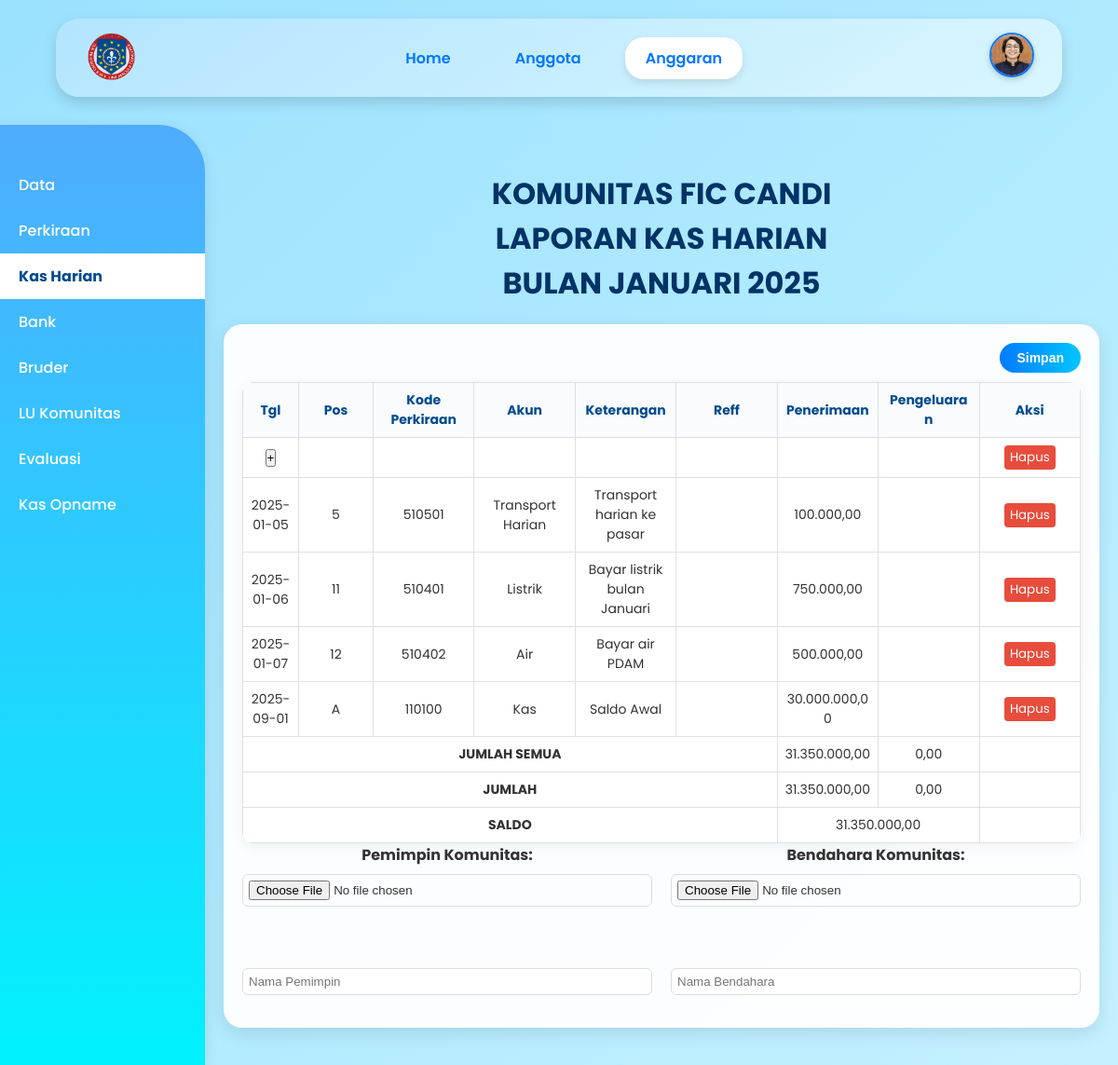
Page /anggaran_eco_kas.php (signed in) on the earlier database version.
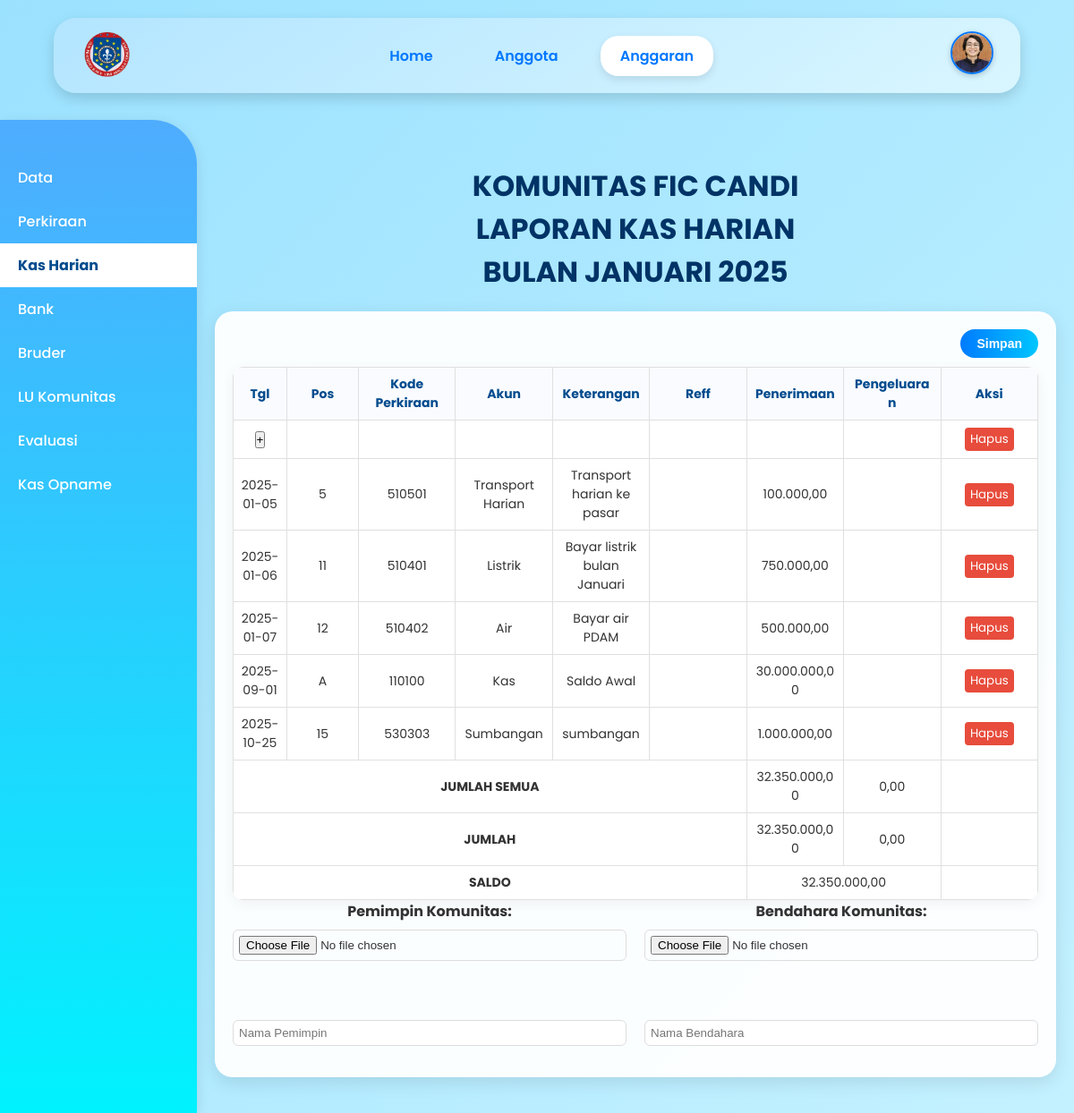
Same page on the later database version.
### tables this page shows
CREATE TABLE `data_bruder` (
  `ID_bruder` int(11) NOT NULL,
  `nama_bruder` varchar(100) DEFAULT NULL,
  `gambar_bruder` varchar(255) DEFAULT NULL,
  `ttl_bruder` date DEFAULT NULL,
  `alamat_bruder` text DEFAULT NULL,
  `tahun_masuk_postulan` year(4) DEFAULT NULL,
  `tahun_prasetia_pertama` year(4) DEFAULT NULL,
  `tahun_kaul_kekal` year(4) DEFAULT NULL,
  `riwayat_tugas` text DEFAULT NULL,
  `unit_kerja` varchar(100) DEFAULT NULL,
  `alamat` varchar(255) DEFAULT NULL,
  `no_telp` varchar(20) DEFAULT NULL,
  `email` varchar(100) DEFAULT NULL,
  `foto` varchar(100) DEFAULT NULL
);

CREATE TABLE `3_kas_harian` (
  `ID_kas_harian` int(11) NOT NULL,
  `tgl_kas_harian` date NOT NULL,
  `ID_pos` varchar(5) NOT NULL,
  `keterangan_kas` text DEFAULT NULL,
  `ID_bruder` int(11) DEFAULT NULL,
  `nominal` decimal(15,2) DEFAULT 0.00
);

CREATE TABLE `2_perkiraan` (
  `ID_pos` varchar(5) NOT NULL,
  `kode` varchar(50) DEFAULT NULL,
  `akun` varchar(100) DEFAULT NULL,
  `posisi` varchar(50) DEFAULT NULL
);

### anggaran_eco_kas.php (the view, shortened to what this page needs)
<?php
try {
    $pdo = new PDO("mysql:host=localhost;dbname=ibd_kelompok6_brd", "root", "");
    $pdo->setAttribute(PDO::ATTR_ERRMODE, PDO::ERRMODE_EXCEPTION);
    $stmt = $pdo->prepare("
        SELECT db.foto
        FROM login_bruder lb
        LEFT JOIN data_bruder db ON lb.ID_bruder = db.ID_bruder
        WHERE lb.ID_bruder = ?
    ");
    $stmt->execute([$_SESSION['ID_bruder']]);
    $user = $stmt->fetch(PDO::FETCH_ASSOC);
    $foto = !empty($user['foto']) ? $user['foto'] : 'default.png';
    $stmt = $pdo->query("
    SELECT kh.*, p.kode, p.akun
    FROM `3_kas_harian` kh
    LEFT JOIN `2_perkiraan` p ON kh.ID_pos = p.ID_pos
    ORDER BY kh.tgl_kas_harian ASC
");
$transaksi = $stmt->fetchAll(PDO::FETCH_ASSOC);
$stmt = $pdo->query("
    SELECT
        SUM(CASE WHEN nominal >= 0 THEN nominal ELSE 0 END) AS total_masuk,
        SUM(CASE WHEN nominal < 0 THEN -nominal ELSE 0 END) AS total_keluar
    FROM `3_kas_harian`
");
$totals = $stmt->fetch(PDO::FETCH_ASSOC);
$total_masuk = $totals['total_masuk'] ?? 0;
$total_keluar = $totals['total_keluar'] ?? 0;
} catch (PDOException $e) {
    die("Koneksi atau query gagal: " . $e->getMessage());
}
?>
<!DOCTYPE html>
<html lang="id">
<head>
</head>
<body>
    <header>
        <img src="foto/logo.png" alt="Logo" class="logo">
        <nav>
            <a href="dashboard_eco.php">Home</a>
            <a href="anggota.php">Anggota</a>
            <a href="anggaran_eco.php" class="active">Anggaran</a>
        </nav>
        <div class="profile-wrapper" onclick="toggleDropdown()">
            <img src="foto/<?= htmlspecialchars($foto) ?>" alt="Profile" class="profile-pic">
        </div>
    </header>
    <div class="container">
        <div class="sidebar">
            <a href="anggaran_eco.php">Data</a>
            <a href="anggaran_eco_perkiraan.php">Perkiraan</a>
            <a href="anggaran_eco_kas.php" class="active">Kas Harian</a>
            <a href="anggaran_eco_bank.php">Bank</a>
            <a href="anggaran_eco_bruder.php">Bruder</a>
            <a href="anggaran_eco_lu.php">LU Komunitas</a>
            <a href="anggaran_eco_evaluasi.php">Evaluasi</a>
            <a href="anggaran_eco_opname.php">Kas Opname</a>
        </div>
        <div class="main">
            <main>
                <h1>KOMUNITAS FIC CANDI<br>LAPORAN KAS HARIAN<br>BULAN JANUARI 2025</h1>
                    <div class="card">
                    <div class="table-header">
                        <button type="submit" class="btn-simpan">Simpan</button>
                    </div>
                        <table>
                            <thead>
                                <tr>
                                    <th style="width:60px">Tgl</th>
                                    <th style="width:80px">Pos</th>
                                    <th>Kode Perkiraan</th>
                                    <th>Akun</th>
                                    <th>Keterangan</th>
                                    <th>Reff</th>
                                    <th>Penerimaan</th>
                                    <th>Pengeluaran</th>
                                    <th>Aksi</th>
                                </tr>
                            </thead>
                            <tbody>
                            <tr>
                                <td>
                                    <button class="btn-plus" data-bs-toggle="modal" data-bs-target="#addModal">+</button>
                                </td>
                                <td></td>
                                <td></td>
                                <td></td>
                                <td></td>
                                <td></td>
                                <td></td>
                                <td></td>
                                <td>
                                <button class="btn-delete">Hapus</button>
                                </td>
                            </tr>
                            <?php foreach ($transaksi as $t): ?>
<tr data-id="<?= htmlspecialchars($t['ID_kas_harian']) ?>">
    <td><?= htmlspecialchars($t['tgl_kas_harian']) ?></td>
    <td><?= htmlspecialchars($t['ID_pos']) ?></td>
    <td><?= htmlspecialchars($t['kode'] ?? '') ?></td>
    <td><?= htmlspecialchars($t['akun'] ?? '') ?></td>
    <td><?= htmlspecialchars($t['keterangan_kas']) ?></td>
    <td></td>
    <td><?= $t['nominal'] >= 0 ? number_format($t['nominal'], 2, ',', '.') : '' ?></td>
    <td><?= $t['nominal'] < 0 ? number_format(abs($t['nominal']), 2, ',', '.') : '' ?></td>
    <td><button class="btn-delete">Hapus</button></td>
</tr>
<?php endforeach; ?>
                        </tbody>
                        <tfoot>
                        <tr>
                            <td colspan="6" style="text-align:center; font-weight:bold;">JUMLAH SEMUA</td>
                            <td><?= number_format($total_masuk,2,',','.') ?></td>
                            <td><?= number_format($total_keluar,2,',','.') ?></td>
                            <td></td>
                        </tr>
                        <tr>
                            <td colspan="6" style="text-align:center; font-weight:bold;">JUMLAH</td>
                            <td><?= number_format($total_masuk,2,',','.') ?></td>
                            <td><?= number_format($total_keluar,2,',','.') ?></td>
                            <td></td>
                        </tr>
                        <tr>
                            <td colspan="6" style="text-align:center; font-weight:bold;">SALDO</td>
                            <td colspan="2"><?= number_format($total_masuk - $total_keluar,2,',','.') ?></td>
                            <td></td>
                        </tr>
                         </tfoot>
                        </table>
                <div class="row">
                    <div class="flex-col half">
                        <label>Pemimpin Komunitas:</label>
                        <input type="file" name="pemimpin_ttd" accept="image/*" onchange="previewImage(this, 'pemimpinPreview')"><br>
                        <img id="pemimpinPreview" class="preview-img" style="display:none"><br>
                        <input type="text" name="pemimpin_nama" placeholder="Nama Pemimpin">
                    </div>
                    <div class="flex-col half">
                        <label>Bendahara Komunitas:</label>
                        <input type="file" name="bendahara_ttd" accept="image/*" onchange="previewImage(this, 'bendaharaPreview')"><br>
                        <img id="bendaharaPreview" class="preview-img" style="display:none"><br>
                        <input type="text" name="bendahara_nama" placeholder="Nama Bendahara">
                    </div>
                </div>
                </div>
            </main>
        </div>
    </div>
</body>
</html>

### anggaran_eco_kas.php (style rules this page uses)
* { margin: 0; padding: 0; box-sizing: border-box; }
body { font-family: 'Poppins', sans-serif; background: linear-gradient(to bottom right, #9be2ff, #c4f1ff); color: #333; }
header { background: linear-gradient(145deg, #b3e5ff, #d9f6ff); box-shadow: 0 6px 15px rgba(0,0,0,0.15); padding: 12px 30px; display: flex; align-items: center; justify-content: space-between; position: sticky; top: 0; z-index: 1000; border-radius: 25px; margin: 20px auto; width: 90%; }
.logo { height: 60px; }
nav { display: flex; gap: 25px; }
nav a { color: #0077ff; font-weight: 600; text-decoration: none; padding: 10px 22px; border-radius: 20px; transition: all 0.3s ease; }
nav a.active { background: white; color: #0077ff; box-shadow: 0 4px 10px rgba(0,0,0,0.1); }
.profile-wrapper { position: relative; cursor: pointer; }
.profile-pic { width: 48px; height: 48px; border-radius: 50%; object-fit: cover; border: 2px solid #0077ff; box-shadow: 0 2px 6px rgba(0,0,0,0.2); }
main { padding: 40px 20px; max-width: 1200px; margin: auto; text-align: center; }
.sidebar { width: 220px; background: linear-gradient(180deg, #4facfe, #00f2fe); color: white; min-height: 100vh; padding: 40px 0; flex-shrink: 0; margin-top: 10px; border-top-right-radius: 50px; box-shadow: 0 4px 15px rgba(0,0,0,0.1); }
.sidebar a { display: block; padding: 12px 20px; color: white; text-decoration: none; font-weight: 500; transition: all 0.3s ease; }
.sidebar a.active { background: white; color: #004b8d; font-weight: bold; }
.main { flex: 1; }
.card { background: rgba(255, 255, 255, 0.95); padding: 20px; border-radius: 20px; box-shadow: 0 6px 20px rgba(0, 0, 0, 0.1); margin-top: 20px; }
h1, h2 { text-align: center; margin: 20px 0; color: #003366; }
.table-header { display: flex; justify-content: flex-end; margin-bottom: 8px; }
table { width: 100%; border-collapse: collapse; table-layout: fixed; margin-top: 10px; background: white; border-radius: 12px; overflow: hidden; box-shadow: 0 4px 15px rgba(0,0,0,0.05); }
th, td { border: 1px solid #e0e0e0; padding: 8px; text-align: center; font-size: 14px; word-wrap: break-word; }
th { background: #f9fbff; color: #004b8d; }
.btn-simpan { padding: 8px 18px; background: linear-gradient(90deg, #007bff, #00c6ff); color: #fff; border-radius: 25px; font-size: 14px; font-weight: bold; border: none; cursor: pointer; transition: 0.3s; }
.container { display: flex; min-height: 100vh; }
.row { display: flex; gap: 20px; margin-bottom: 15px; }
.flex-col { display: flex; flex-direction: column; gap: 8px; flex: 1; }
.row label { min-width: 140px; font-weight: bold; }
.row input, .row select { padding: 6px; border: 1px solid #ddd; border-radius: 6px; }
.half { flex: 1; }
.btn-delete { font-family: 'Poppins', sans-serif; padding: 3px 6px; background: #e74c3c; color: white; border: none; border-radius: 4px; cursor: pointer; }

Differences in the rows shown:
added 3_kas_harian: tgl_kas_harian "2025-10-25", ID_pos "15", ID_pos.kode "530303", ID_pos.akun "Sumbangan", keterangan_kas "sumbangan", nominal "1.000.000,00"
Other differences:
$total_masuk: "31.350.000,00" → "32.350.000,00"
$total_masuk - $total_keluar: "31.350.000,00" → "32.350.000,00"
